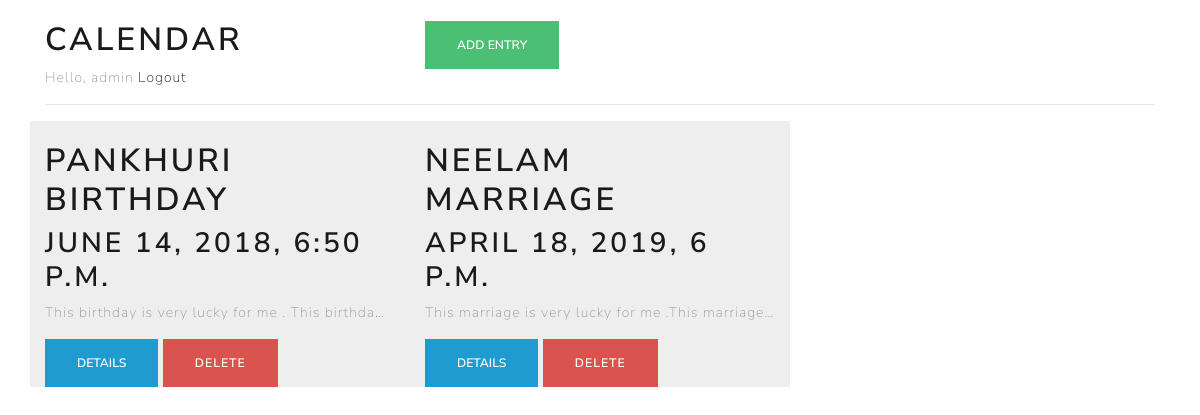
Page /calendar (signed in) on the committed database.
### myapp/models.py (models this page shows, shortened)
class Entry(models.Model):
    name = models.CharField(max_length=20)
    author = models.ForeignKey(User, on_delete=models.CASCADE)
    date = models.DateTimeField()
    description = models.TextField()
    created = models.DateTimeField(auto_now_add=True)

### myapp/views.py (the view)
# urls.py: path('calendar', views.calendar, name='calendar'),
@login_required
def calendar(request):
    entries = Entry.objects.filter(author=request.user)
    return render(request, 'myapp/calendar.html', {'entries': entries})

### myapp/templates/myapp/calendar.html
{% extends 'myapp/base.html' %}
{% block content %}
    <div class="container">
    <br>
    <div class="row">
        <div class="col-lg-4">
        <h1>Calendar</h1>
            {% if request.user.is_authenticated %}
            <span>Hello, {{ request.user.username }}</span>
            <a href="/logout">Logout</a>
            {% endif %}
        </div>
        <div class="col-lg-8">
            <button onclick="window.location='{% url 'add' %}'" class="btn btn-success">ADD Entry</button>
        </div>
    </div><hr>
    <div class="row">
        {% for entry in entries %}
        {% include 'myapp/calendar_entry.html' %}
        {% endfor %}
    </div>
    </div>
{% endblock %}

### myapp/templates/myapp/base.html (shortened to what this page needs)
<!DOCTYPE html>
<html>
<head lang="en">
    {% load static %}
    <link rel="stylesheet" href="{% static 'myapp/css/bootstrap.css' %}" />
    <link rel="stylesheet" href="{% static 'myapp/css/style.css' %}" />
</head>
<body>
{% block content %}
{% endblock %}
</body>
</html>

### myapp/templates/myapp/calendar_entry.html
<div class="calendar_entry col-lg-4">
    <br>
            <h1>{{ entry.name }}</h1>
        <h2>{{ entry.date }}</h2>
        <p>{{ entry.description|truncatechars:50 }}</p>
        <button onclick="window.location='{% url 'details' pk=entry.id %}'" class="btn btn-info">details</button>
        <a class="btn btn-danger" href="/entry/delete/{{ entry.id }}">Delete</a>
</div>

### myapp/static/myapp/css/style.css (style rules this page uses)
.calendar_entry { background-color: #eee; }

### rows in the picture
Entry: name "PANKHURI BIRTHDAY", date "JUNE 14, 2018, 6:50 P.M.", description "This birthday is very lucky for me . This birthda…"
Entry: name "NEELAM MARRIAGE", date "APRIL 18, 2019, 6 P.M.", description "This marriage is very lucky for me .This marriage…"

### other values in the picture
{{ request.user.username }} "admin"
